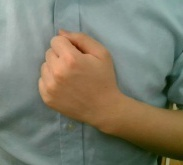
#> input picture python/tf/data/test/0-1.jpg, 183 x 165 px; its folder holds only this picture in this run
$ python download.py   (Python 2 division)   (older library calls are emulated)
#> lines starting #> are read from the running program, lines starting #| are printed output that depends on the picture; after the words box and inside, x2 and y2 are one past the last pixel; in counts of white or black regions, pixels touching at a corner belong together
#!/bin/env python
# -*- coding:utf-8 -*-

import os
from selenium import webdriver
from selenium.webdriver.common.keys import Keys
from selenium.webdriver.support.wait import WebDriverWait
from selenium.webdriver.support import expected_conditions as EC
from selenium.webdriver.common.by import By
import time
from PIL import Image
import cv2
import numpy as np
#ttsis2017
class Download:
    def __init__(self, src_dir='', rar_urls=[]):
        self.src = src_dir
        self.dst = []
        self.wanpan_url = []
        self.wanpan_pwd = []
        self.pwd_code = ['1024', '204601', '20171024', '333', '1412']
        self.rar_url = rar_urls
        self.screenshot = 'E:\\test\\screenshot.png'
        self.imgcode_src = 'E:\\test\\'

    def img_process(self, img_path = '', filename = 'default'):
#> called with img_path = 'python/tf/data/test/0-1.jpg', filename = '0-1'
        img = cv2.imread(img_path)
#> img is the input picture: shape (165, 183, 3); mean B, G, R 107.3, 124.3, 124.5
        gray = cv2.cvtColor(img, cv2.COLOR_BGR2GRAY)
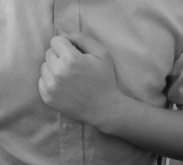
#> gray: shape (165, 183); min 12, max 197, mean 122.4
        #cv2.imshow('%s'%img_path, img)

        #blur = cv2.GaussianBlur(gray, (5, 5), 0)
        ret, bin_img = cv2.threshold(gray, 125, 255, cv2.THRESH_BINARY)
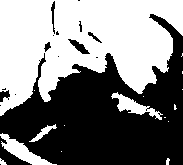
#> bin_img: shape (165, 183); 50.4% white; 17 black regions (9 under 20 px), largest, box (x1, y1, x2, y2) and area: (0, 14, 183, 165) 14288, (0, 136, 32, 165) 297, (68, 39, 90, 54) 127
        #cv2.imshow('%s bin_img'%img_path, bin_img)
        kernel = cv2.getStructuringElement(cv2.MORPH_RECT, (5, 5))
        bin_img = cv2.morphologyEx(bin_img, cv2.MORPH_CLOSE, kernel)
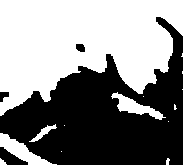
#> bin_img: shape (165, 183); 52.4% white; 4 black regions
        #cv2.imshow("%s close"%img_path, bin_img)
        bin_img, contours, hierarchy = cv2.findContours(bin_img, cv2.RETR_LIST, cv2.CHAIN_APPROX_NONE)
#> contours = 15 contours, 10 with area under 20; largest, box (x1, y1, x2, y2) and area: (0, 0, 183, 116) 14184, (0, 133, 57, 165) 563, (111, 92, 166, 120) 450, (29, 124, 57, 142) 107, (75, 43, 86, 53) 74
        print len(contours)
#| 15

        idx = 0
        areas = np.zeros(len(contours))
#> areas = [0, 0, 0, 0, 0, 0, 0, 0, 0, 0, 0, 0, 0, 0, 0]
        for con in contours:
            areas[idx] = cv2.contourArea(con)
            idx += 1
#> this loop made 15 passes
#> con on passes 3, 5, 7, 9, 11, 12: [[61, 151]], [[64, 125]], [[168, 121]], [[143, 96]], [[182, 89]], [[182, 71], [182, 72], [182, 73], [182, 72]]
#> after the loop, areas = [12.5, 19, 0, 563, 0, 107, 0, 5.5, 0, 450.5, 0, 0, 0.5, 74.5, 14184]; idx = 15
        areas_s = cv2.sortIdx(areas, cv2.SORT_DESCENDING | cv2.SORT_EVERY_COLUMN)
#> areas_s = [14, 3, 9, 5, 13, 1, 0, 7, 12, 11, 10, 8, 6, 4, 2]
        for idx in areas_s:
            if areas[idx] < 200:
                break
            poly_img = np.zeros(bin_img.shape, dtype = np.uint8)
            cv2.drawContours(poly_img, contours, idx, [255, 255, 255], -1)
            poly_img = poly_img & bin_img
            #cv2.imshow('%scontour %d' % (img_path, idx), poly_img)
            cv2.imwrite('%s_%d.jpg'%(img_path.split('.')[0],idx), poly_img)
#> this loop made 1 pass
#> idx on pass 1: [14]
#> poly_img: shape (165, 183); every value is 0

    def sample_get(self):
        for root, dirs, files in os.walk(self.imgcode_src):

            for f in files:
                (filename, ext) = os.path.splitext(f)
                if ext == '.jpg':
                    img_path = os.path.join(root, f)
                    print img_path
                    self.img_process(img_path, filename)
        cv2.waitKey(0)

    # [167 lines left out: functions imgcode_get, extract_files, extract_all_rar, parse_dl_info, wanpan_dl, not called in this run]


if __name__ == '__main__':
    dl_obj = Download('F:\\test', ['http://www.777pan.cc/file-429360.html','http://www.777pan.cc/file-429847.html', 'http://www.777pan.cc/file-406077.html', 'http://www.777pan.cc/file-419608.html', 'http://www.777pan.cc/file-425289.html', 'http://www.777pan.cc/file-423919.html'])
    #dl_obj.imgcode_get()
#> (the run stopped early here; a loop or call above may not have finished)

$ run again, on python/tf/data/test/0-10.jpg
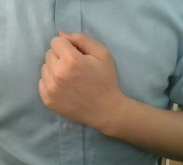
#> input picture python/tf/data/test/0-10.jpg, 183 x 165 px
#> in img_process, img is the input picture: shape (165, 183, 3); mean B, G, R 120.2, 129.3, 131.7
#> in img_process, `ret, bin_img = cv2.threshold(gray, 125, 255, cv2.THRESH_BINARY)`:
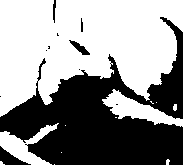
#> bin_img: shape (165, 183); 57.4% white; 11 black regions (6 under 20 px), largest, box (x1, y1, x2, y2) and area: (0, 17, 183, 165) 12416, (0, 146, 31, 165) 249, (69, 40, 90, 55) 117, (53, 0, 56, 23) 47, (81, 18, 83, 32) 24
#> in img_process, `bin_img = cv2.morphologyEx(bin_img, cv2.MORPH_CLOSE, kernel)`:
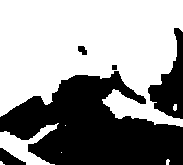
#> bin_img: shape (165, 183); 59.1% white; 5 black regions
#> contours = 9 contours, 5 with area under 20; largest, box (x1, y1, x2, y2) and area: (0, 0, 183, 127) 16507, (0, 123, 59, 165) 860, (77, 45, 88, 56) 74, (111, 64, 118, 71) 34
#| 9
#> in img_process, `areas = np.zeros(len(contours))`: areas = [0, 0, 0, 0, 0, 0, 0, 0, 0]
#> the loop in img_process, `for con in contours:` made 9 passes
#> con on passes 3 to 4: [[61, 152]], [[65, 125]]
#> after the loop in img_process, `for con in contours:`: areas = [6, 11.5, 0, 0, 860.5, 15.5, 34, 74, 16507]; idx = 9
#> areas_s = [8, 4, 7, 6, 5, 1, 0, 3, 2]
#> the loop in img_process, `for idx in areas_s:` made 1 pass
#> idx on pass 1: [8]
